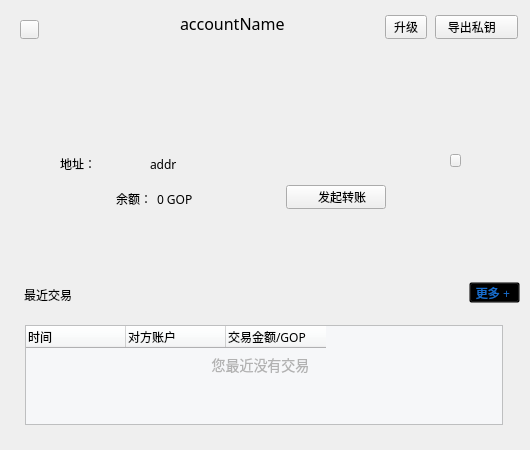
<?xml version="1.0" encoding="UTF-8"?>
<ui version="4.0">
 <class>AccountDetailWidget</class>
 <widget class="QWidget" name="AccountDetailWidget">
  <property name="geometry">
   <rect>
    <x>0</x>
    <y>0</y>
    <width>530</width>
    <height>450</height>
   </rect>
  </property>
  <property name="font">
   <font>
    <family>微软雅黑</family>
   </font>
  </property>
  <property name="windowTitle">
   <string>Form</string>
  </property>
  <widget class="QToolButton" name="closeBtn">
   <property name="geometry">
    <rect>
     <x>20</x>
     <y>20</y>
     <width>19</width>
     <height>19</height>
    </rect>
   </property>
   <property name="cursor">
    <cursorShape>PointingHandCursor</cursorShape>
   </property>
   <property name="focusPolicy">
    <enum>Qt::NoFocus</enum>
   </property>
   <property name="text">
    <string/>
   </property>
  </widget>
  <widget class="QLabel" name="nameLabel">
   <property name="geometry">
    <rect>
     <x>180</x>
     <y>13</y>
     <width>121</width>
     <height>21</height>
    </rect>
   </property>
   <property name="font">
    <font>
     <pointsize>12</pointsize>
    </font>
   </property>
   <property name="text">
    <string>accountName</string>
   </property>
  </widget>
  <widget class="QTableWidget" name="recentTransactionTableWidget">
   <property name="geometry">
    <rect>
     <x>25</x>
     <y>325</y>
     <width>478</width>
     <height>100</height>
    </rect>
   </property>
   <property name="focusPolicy">
    <enum>Qt::NoFocus</enum>
   </property>
   <property name="styleSheet">
    <string notr="true">background-color: rgb(246, 247, 249);</string>
   </property>
   <property name="verticalScrollBarPolicy">
    <enum>Qt::ScrollBarAlwaysOff</enum>
   </property>
   <property name="horizontalScrollBarPolicy">
    <enum>Qt::ScrollBarAlwaysOff</enum>
   </property>
   <attribute name="verticalHeaderVisible">
    <bool>false</bool>
   </attribute>
   <attribute name="verticalHeaderHighlightSections">
    <bool>false</bool>
   </attribute>
   <column>
    <property name="text">
     <string>时间</string>
    </property>
    <property name="textAlignment">
     <set>AlignLeading|AlignVCenter</set>
    </property>
   </column>
   <column>
    <property name="text">
     <string>对方账户</string>
    </property>
    <property name="textAlignment">
     <set>AlignLeading|AlignVCenter</set>
    </property>
   </column>
   <column>
    <property name="text">
     <string>交易金额/GOP</string>
    </property>
    <property name="textAlignment">
     <set>AlignLeading|AlignVCenter</set>
    </property>
   </column>
  </widget>
  <widget class="QLabel" name="label">
   <property name="geometry">
    <rect>
     <x>24</x>
     <y>287</y>
     <width>71</width>
     <height>16</height>
    </rect>
   </property>
   <property name="font">
    <font>
     <family>微软雅黑</family>
    </font>
   </property>
   <property name="styleSheet">
    <string notr="true"/>
   </property>
   <property name="text">
    <string>最近交易</string>
   </property>
  </widget>
  <widget class="QToolButton" name="moreTransactionBtn">
   <property name="geometry">
    <rect>
     <x>469</x>
     <y>282</y>
     <width>51</width>
     <height>21</height>
    </rect>
   </property>
   <property name="font">
    <font>
     <family>微软雅黑</family>
    </font>
   </property>
   <property name="cursor">
    <cursorShape>PointingHandCursor</cursorShape>
   </property>
   <property name="focusPolicy">
    <enum>Qt::NoFocus</enum>
   </property>
   <property name="styleSheet">
    <string notr="true">background:transparent;
color: rgb(24, 109, 205);</string>
   </property>
   <property name="text">
    <string>更多 + </string>
   </property>
  </widget>
  <widget class="QLabel" name="noTransactionLabel">
   <property name="geometry">
    <rect>
     <x>165</x>
     <y>344</y>
     <width>191</width>
     <height>41</height>
    </rect>
   </property>
   <property name="font">
    <font>
     <pointsize>-1</pointsize>
    </font>
   </property>
   <property name="styleSheet">
    <string notr="true">font-size: 14px;
color: rgb(178, 178, 178);</string>
   </property>
   <property name="text">
    <string>您最近没有交易</string>
   </property>
   <property name="alignment">
    <set>Qt::AlignCenter</set>
   </property>
  </widget>
  <widget class="QLabel" name="addressLabel">
   <property name="geometry">
    <rect>
     <x>150</x>
     <y>154</y>
     <width>291</width>
     <height>20</height>
    </rect>
   </property>
   <property name="text">
    <string>addr</string>
   </property>
  </widget>
  <widget class="QLabel" name="addressLabel2">
   <property name="geometry">
    <rect>
     <x>60</x>
     <y>154</y>
     <width>54</width>
     <height>20</height>
    </rect>
   </property>
   <property name="text">
    <string>地址：</string>
   </property>
  </widget>
  <widget class="QToolButton" name="copyBtn">
   <property name="geometry">
    <rect>
     <x>450</x>
     <y>154</y>
     <width>11</width>
     <height>13</height>
    </rect>
   </property>
   <property name="font">
    <font>
     <family>微软雅黑</family>
    </font>
   </property>
   <property name="cursor">
    <cursorShape>PointingHandCursor</cursorShape>
   </property>
   <property name="focusPolicy">
    <enum>Qt::NoFocus</enum>
   </property>
   <property name="text">
    <string/>
   </property>
  </widget>
  <widget class="QToolButton" name="exportBtn">
   <property name="geometry">
    <rect>
     <x>435</x>
     <y>15</y>
     <width>83</width>
     <height>24</height>
    </rect>
   </property>
   <property name="cursor">
    <cursorShape>PointingHandCursor</cursorShape>
   </property>
   <property name="focusPolicy">
    <enum>Qt::NoFocus</enum>
   </property>
   <property name="text">
    <string>导出私钥   </string>
   </property>
  </widget>
  <widget class="QToolButton" name="transferBtn">
   <property name="geometry">
    <rect>
     <x>286</x>
     <y>185</y>
     <width>100</width>
     <height>24</height>
    </rect>
   </property>
   <property name="cursor">
    <cursorShape>PointingHandCursor</cursorShape>
   </property>
   <property name="focusPolicy">
    <enum>Qt::NoFocus</enum>
   </property>
   <property name="text">
    <string>    发起转账</string>
   </property>
  </widget>
  <widget class="QToolButton" name="upgradeBtn">
   <property name="geometry">
    <rect>
     <x>385</x>
     <y>15</y>
     <width>42</width>
     <height>24</height>
    </rect>
   </property>
   <property name="cursor">
    <cursorShape>PointingHandCursor</cursorShape>
   </property>
   <property name="focusPolicy">
    <enum>Qt::NoFocus</enum>
   </property>
   <property name="text">
    <string>升级</string>
   </property>
  </widget>
  <widget class="QLabel" name="balanceLabel">
   <property name="geometry">
    <rect>
     <x>157</x>
     <y>189</y>
     <width>91</width>
     <height>20</height>
    </rect>
   </property>
   <property name="text">
    <string>0 GOP</string>
   </property>
  </widget>
  <widget class="QLabel" name="balanceLabel2">
   <property name="geometry">
    <rect>
     <x>116</x>
     <y>189</y>
     <width>35</width>
     <height>20</height>
    </rect>
   </property>
   <property name="text">
    <string>余额：</string>
   </property>
  </widget>
  <widget class="QLabel" name="identityLabel">
   <property name="geometry">
    <rect>
     <x>140</x>
     <y>30</y>
     <width>16</width>
     <height>16</height>
    </rect>
   </property>
   <property name="font">
    <font>
     <family>微软雅黑</family>
    </font>
   </property>
   <property name="styleSheet">
    <string notr="true">background:transparent;</string>
   </property>
   <property name="text">
    <string/>
   </property>
   <property name="alignment">
    <set>Qt::AlignRight|Qt::AlignTrailing|Qt::AlignVCenter</set>
   </property>
  </widget>
 </widget>
 <resources/>
 <connections/>
</ui>
